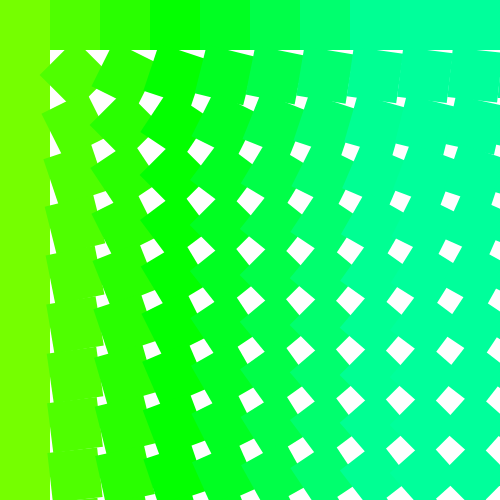
Frame 1 (no input)
Frame 60 (no input): identical to frame 1, image omitted
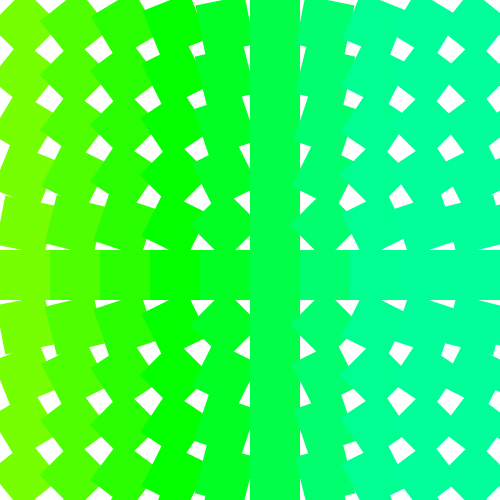
Frame 120 (the mouse pressed at the canvas centre since frame 60)

The p5.js sketch that drew these frames (run headless with seeded random() and noise() and a simulated clock; from frame 60 on, the mouse is pressed at the canvas centre):

// p5.js sketch
// ── sketch.js
let stepX;
let stepY;
let rotateValue;
let transValueX;
let transValueY;
let col1;
let col2;
let col3;
let col4;
let col5;
let col6;

function setup() {
createCanvas(500,500);
colorMode(HSB,width,height,100);
rectMode(CENTER);
noStroke();
let num1 = random(0,180);
let num2 = random(180,360);

col1 = color(num1,width*2,height*2);
col2 = color(num2,width*2,height*2);
}

function draw() {
  background(255);
  stepX = 50;
  stepY = 50;
  let transValueX = width/2;
  let transValueY = height/2;

  for(let j = 0; j<=height; j+=stepY) {
    for(let i = 0; i<=width; i+=stepX) {
      fill(lerpColor(col1,col2,i/360));
      push()
      translate(i+25,j+25);
      let rotateValue=atan2(mouseY - j, mouseX - i);
      rotate(rotateValue);
      rect(0,0,stepX,stepY);
      pop()
    }

  }


    }
